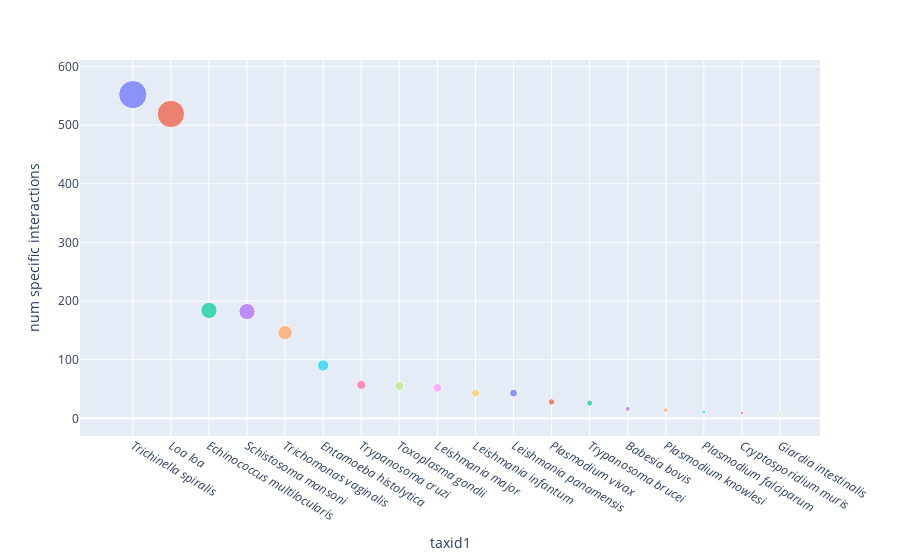

Here is the notebook cell this chart was saved with:
### Code cell
fig = px.scatter(aux.groupby("taxid1").count().reset_index().sort_values("taxid2", ascending=False), 
                 x="taxid1", y="source", color="taxid1", size="source", labels={"source":"num specific interactions"})
fig.update_traces(showlegend=False)
fig

### Figure 1 — Plotly figure (JSON) as saved in the notebook; plotly's stock layout.template omitted (floating-point values rounded to 4 significant figures)
{"data": [{"hovertemplate": "taxid1=%{x}<br>num specific interactions=%{marker.size}<extra></extra>", "legendgroup": "<i>Trichinella spiralis</i>", "marker": {"color": "#636efa", "size": [552], "sizemode": "area", "sizeref": 1.38, "symbol": "circle"}, "mode": "markers", "name": "<i>Trichinella spiralis</i>", "orientation": "v", "showlegend": false, "type": "scatter", "x": ["<i>Trichinella spiralis</i>"], "xaxis": "x", "y": [552], "yaxis": "y"}, {"hovertemplate": "taxid1=%{x}<br>num specific interactions=%{marker.size}<extra></extra>", "legendgroup": "<i>Loa loa</i>", "marker": {"color": "#EF553B", "size": [519], "sizemode": "area", "sizeref": 1.38, "symbol": "circle"}, "mode": "markers", "name": "<i>Loa loa</i>", "orientation": "v", "showlegend": false, "type": "scatter", "x": ["<i>Loa loa</i>"], "xaxis": "x", "y": [519], "yaxis": "y"}, {"hovertemplate": "taxid1=%{x}<br>num specific interactions=%{marker.size}<extra></extra>", "legendgroup": "<i>Echinococcus multilocularis</i>", "marker": {"color": "#00cc96", "size": [184], "sizemode": "area", "sizeref": 1.38, "symbol": "circle"}, "mode": "markers", "name": "<i>Echinococcus multilocularis</i>", "orientation": "v", "showlegend": false, "type": "scatter", "x": ["<i>Echinococcus multilocularis</i>"], "xaxis": "x", "y": [184], "yaxis": "y"}, {"hovertemplate": "taxid1=%{x}<br>num specific interactions=%{marker.size}<extra></extra>", "legendgroup": "<i>Schistosoma mansoni</i>", "marker": {"color": "#ab63fa", "size": [182], "sizemode": "area", "sizeref": 1.38, "symbol": "circle"}, "mode": "markers", "name": "<i>Schistosoma mansoni</i>", "orientation": "v", "showlegend": false, "type": "scatter", "x": ["<i>Schistosoma mansoni</i>"], "xaxis": "x", "y": [182], "yaxis": "y"}, {"hovertemplate": "taxid1=%{x}<br>num specific interactions=%{marker.size}<extra></extra>", "legendgroup": "<i>Trichomonas vaginalis</i>", "marker": {"color": "#FFA15A", "size": [146], "sizemode": "area", "sizeref": 1.38, "symbol": "circle"}, "mode": "markers", "name": "<i>Trichomonas vaginalis</i>", "orientation": "v", "showlegend": false, "type": "scatter", "x": ["<i>Trichomonas vaginalis</i>"], "xaxis": "x", "y": [146], "yaxis": "y"}, {"hovertemplate": "taxid1=%{x}<br>num specific interactions=%{marker.size}<extra></extra>", "legendgroup": "<i>Entamoeba histolytica</i>", "marker": {"color": "#19d3f3", "size": [90], "sizemode": "area", "sizeref": 1.38, "symbol": "circle"}, "mode": "markers", "name": "<i>Entamoeba histolytica</i>", "orientation": "v", "showlegend": false, "type": "scatter", "x": ["<i>Entamoeba histolytica</i>"], "xaxis": "x", "y": [90], "yaxis": "y"}, {"hovertemplate": "taxid1=%{x}<br>num specific interactions=%{marker.size}<extra></extra>", "legendgroup": "<i>Trypanosoma cruzi</i>", "marker": {"color": "#FF6692", "size": [57], "sizemode": "area", "sizeref": 1.38, "symbol": "circle"}, "mode": "markers", "name": "<i>Trypanosoma cruzi</i>", "orientation": "v", "showlegend": false, "type": "scatter", "x": ["<i>Trypanosoma cruzi</i>"], "xaxis": "x", "y": [57], "yaxis": "y"}, {"hovertemplate": "taxid1=%{x}<br>num specific interactions=%{marker.size}<extra></extra>", "legendgroup": "<i>Toxoplasma gondii</i>", "marker": {"color": "#B6E880", "size": [55], "sizemode": "area", "sizeref": 1.38, "symbol": "circle"}, "mode": "markers", "name": "<i>Toxoplasma gondii</i>", "orientation": "v", "showlegend": false, "type": "scatter", "x": ["<i>Toxoplasma gondii</i>"], "xaxis": "x", "y": [55], "yaxis": "y"}, {"hovertemplate": "taxid1=%{x}<br>num specific interactions=%{marker.size}<extra></extra>", "legendgroup": "<i>Leishmania major</i>", "marker": {"color": "#FF97FF", "size": [52], "sizemode": "area", "sizeref": 1.38, "symbol": "circle"}, "mode": "markers", "name": "<i>Leishmania major</i>", "orientation": "v", "showlegend": false, "type": "scatter", "x": ["<i>Leishmania major</i>"], "xaxis": "x", "y": [52], "yaxis": "y"}, {"hovertemplate": "taxid1=%{x}<br>num specific interactions=%{marker.size}<extra></extra>", "legendgroup": "<i>Leishmania infantum</i>", "marker": {"color": "#FECB52", "size": [43], "sizemode": "area", "sizeref": 1.38, "symbol": "circle"}, "mode": "markers", "name": "<i>Leishmania infantum</i>", "orientation": "v", "showlegend": false, "type": "scatter", "x": ["<i>Leishmania infantum</i>"], "xaxis": "x", "y": [43], "yaxis": "y"}, {"hovertemplate": "taxid1=%{x}<br>num specific interactions=%{marker.size}<extra></extra>", "legendgroup": "<i>Leishmania panamensis</i>", "marker": {"color": "#636efa", "size": [43], "sizemode": "area", "sizeref": 1.38, "symbol": "circle"}, "mode": "markers", "name": "<i>Leishmania panamensis</i>", "orientation": "v", "showlegend": false, "type": "scatter", "x": ["<i>Leishmania panamensis</i>"], "xaxis": "x", "y": [43], "yaxis": "y"}, {"hovertemplate": "taxid1=%{x}<br>num specific interactions=%{marker.size}<extra></extra>", "legendgroup": "<i>Plasmodium vivax</i>", "marker": {"color": "#EF553B", "size": [28], "sizemode": "area", "sizeref": 1.38, "symbol": "circle"}, "mode": "markers", "name": "<i>Plasmodium vivax</i>", "orientation": "v", "showlegend": false, "type": "scatter", "x": ["<i>Plasmodium vivax</i>"], "xaxis": "x", "y": [28], "yaxis": "y"}, {"hovertemplate": "taxid1=%{x}<br>num specific interactions=%{marker.size}<extra></extra>", "legendgroup": "<i>Trypanosoma brucei</i>", "marker": {"color": "#00cc96", "size": [26], "sizemode": "area", "sizeref": 1.38, "symbol": "circle"}, "mode": "markers", "name": "<i>Trypanosoma brucei</i>", "orientation": "v", "showlegend": false, "type": "scatter", "x": ["<i>Trypanosoma brucei</i>"], "xaxis": "x", "y": [26], "yaxis": "y"}, {"hovertemplate": "taxid1=%{x}<br>num specific interactions=%{marker.size}<extra></extra>", "legendgroup": "<i>Babesia bovis</i>", "marker": {"color": "#ab63fa", "size": [16], "sizemode": "area", "sizeref": 1.38, "symbol": "circle"}, "mode": "markers", "name": "<i>Babesia bovis</i>", "orientation": "v", "showlegend": false, "type": "scatter", "x": ["<i>Babesia bovis</i>"], "xaxis": "x", "y": [16], "yaxis": "y"}, {"hovertemplate": "taxid1=%{x}<br>num specific interactions=%{marker.size}<extra></extra>", "legendgroup": "<i>Plasmodium knowlesi</i>", "marker": {"color": "#FFA15A", "size": [14], "sizemode": "area", "sizeref": 1.38, "symbol": "circle"}, "mode": "markers", "name": "<i>Plasmodium knowlesi</i>", "orientation": "v", "showlegend": false, "type": "scatter", "x": ["<i>Plasmodium knowlesi</i>"], "xaxis": "x", "y": [14], "yaxis": "y"}, {"hovertemplate": "taxid1=%{x}<br>num specific interactions=%{marker.size}<extra></extra>", "legendgroup": "<i>Plasmodium falciparum</i>", "marker": {"color": "#19d3f3", "size": [11], "sizemode": "area", "sizeref": 1.38, "symbol": "circle"}, "mode": "markers", "name": "<i>Plasmodium falciparum</i>", "orientation": "v", "showlegend": false, "type": "scatter", "x": ["<i>Plasmodium falciparum</i>"], "xaxis": "x", "y": [11], "yaxis": "y"}, {"hovertemplate": "taxid1=%{x}<br>num specific interactions=%{marker.size}<extra></extra>", "legendgroup": "<i>Cryptosporidium muris</i>", "marker": {"color": "#FF6692", "size": [9], "sizemode": "area", "sizeref": 1.38, "symbol": "circle"}, "mode": "markers", "name": "<i>Cryptosporidium muris</i>", "orientation": "v", "showlegend": false, "type": "scatter", "x": ["<i>Cryptosporidium muris</i>"], "xaxis": "x", "y": [9], "yaxis": "y"}, {"hovertemplate": "taxid1=%{x}<br>num specific interactions=%{marker.size}<extra></extra>", "legendgroup": "<i>Giardia intestinalis</i>", "marker": {"color": "#B6E880", "size": [7], "sizemode": "area", "sizeref": 1.38, "symbol": "circle"}, "mode": "markers", "name": "<i>Giardia intestinalis</i>", "orientation": "v", "showlegend": false, "type": "scatter", "x": ["<i>Giardia intestinalis</i>"], "xaxis": "x", "y": [7], "yaxis": "y"}], "layout": {"legend": {"itemsizing": "constant", "title": {"text": "taxid1"}, "tracegroupgap": 0}, "margin": {"t": 60}, "xaxis": {"anchor": "y", "categoryarray": ["<i>Trichinella spiralis</i>", "<i>Loa loa</i>", "<i>Echinococcus multilocularis</i>", "<i>Schistosoma mansoni</i>", "<i>Trichomonas vaginalis</i>", "<i>Entamoeba histolytica</i>", "<i>Trypanosoma cruzi</i>", "<i>Toxoplasma gondii</i>", "<i>Leishmania major</i>", "<i>Leishmania infantum</i>", "<i>Leishmania panamensis</i>", "<i>Plasmodium vivax</i>", "<i>Trypanosoma brucei</i>", "<i>Babesia bovis</i>", "<i>Plasmodium knowlesi</i>", "<i>Plasmodium falciparum</i>", "<i>Cryptosporidium muris</i>", "<i>Giardia intestinalis</i>"], "categoryorder": "array", "domain": [0, 1], "title": {"text": "taxid1"}}, "yaxis": {"anchor": "x", "domain": [0, 1], "title": {"text": "num specific interactions"}}}}
